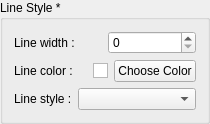
               <widget class="QGroupBox" name="groupBox_5">
                <property name="title">
                 <string>Line Style *</string>
                </property>
                <layout class="QVBoxLayout" name="verticalLayout_11">
                 <item>
                  <layout class="QHBoxLayout" name="horizontalLayout_11">
                   <property name="topMargin">
                    <number>0</number>
                   </property>
                   <item>
                    <widget class="QLabel" name="label_13">
                     <property name="text">
                      <string>Line width :</string>
                     </property>
                    </widget>
                   </item>
                   <item>
                    <widget class="QSpinBox" name="spinBox_5">
                     <property name="toolTip">
                      <string>Linewidth of lines connecting dots.</string>
                     </property>
                     <property name="maximum">
                      <number>999999999</number>
                     </property>
                    </widget>
                   </item>
                  </layout>
                 </item>
                 <item>
                  <layout class="QHBoxLayout" name="horizontalLayout_12">
                   <property name="topMargin">
                    <number>0</number>
                   </property>
                   <item>
                    <widget class="QLabel" name="label_14">
                     <property name="text">
                      <string>Line color :</string>
                     </property>
                    </widget>
                   </item>
                   <item>
                    <widget class="QGraphicsView" name="graphicsView_2">
                     <property name="sizePolicy">
                      <sizepolicy hsizetype="Fixed" vsizetype="Fixed">
                       <horstretch>0</horstretch>
                       <verstretch>0</verstretch>
                      </sizepolicy>
                     </property>
                     <property name="minimumSize">
                      <size>
                       <width>15</width>
                       <height>15</height>
                      </size>
                     </property>
                     <property name="maximumSize">
                      <size>
                       <width>15</width>
                       <height>15</height>
                      </size>
                     </property>
                     <property name="toolTip">
                      <string>Current line color for lines connecting dots.</string>
                     </property>
                    </widget>
                   </item>
                   <item>
                    <widget class="QPushButton" name="pushButton_2">
                     <property name="toolTip">
                      <string>Choose a color for the lines.</string>
                     </property>
                     <property name="text">
                      <string>Choose Color</string>
                     </property>
                    </widget>
                   </item>
                  </layout>
                 </item>
                 <item>
                  <layout class="QHBoxLayout" name="horizontalLayout_14">
                   <property name="topMargin">
                    <number>0</number>
                   </property>
                   <item>
                    <widget class="QLabel" name="label_15">
                     <property name="text">
                      <string>Line style :</string>
                     </property>
                    </widget>
                   </item>
                   <item>
                    <widget class="QComboBox" name="comboBox_2">
                     <property name="toolTip">
                      <string>Line pattern for the lines connecting dots.</string>
                     </property>
                     <item>
                      <property name="text">
                       <string/>
                      </property>
                     </item>
                     <item>
                      <property name="text">
                       <string>____________</string>
                      </property>
                     </item>
                     <item>
                      <property name="text">
                       <string>........................</string>
                      </property>
                     </item>
                     <item>
                      <property name="text">
                       <string>_ _ _ _ _ _ _ _</string>
                      </property>
                     </item>
                     <item>
                      <property name="text">
                       <string>_._._._._._._._._</string>
                      </property>
                     </item>
                     <item>
                      <property name="text">
                       <string>_.._.._.._.._.._.._</string>
                      </property>
                     </item>
                    </widget>
                   </item>
                  </layout>
                 </item>
                </layout>
               </widget>
